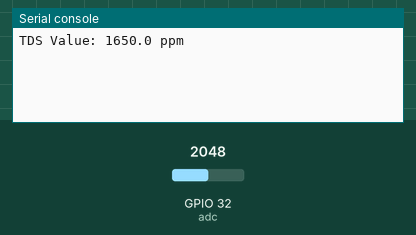
A program run on a simulated ESP32 board running MicroPython. Shown: the last lines printed to the serial console. Inputs (shaded band) come from the test bench; at power-on: GPIO 32 (adc) = 2048 (analog values on the 0–4095 scale).

Above: at 1.2 s.
1.3 s: GPIO 32 (adc) set to 2866
At 3.0 s:
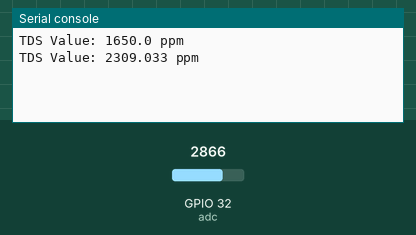
4.0 s: GPIO 32 (adc) set to 3603
At 4.6 s:
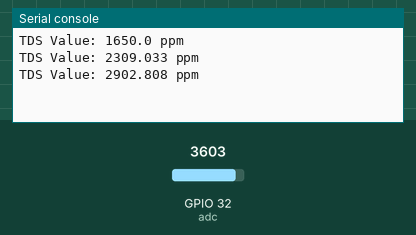
Timing chart, 0 to 7.0 s (numbered marks = the images above; inputs shaded):
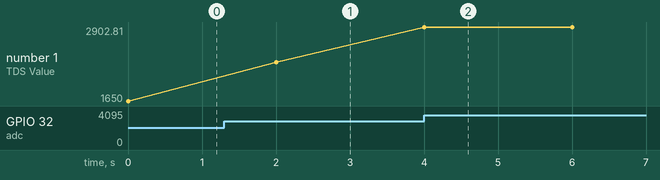

Measured:
- after the input at 1.3 s, the serial console: prints a new line after 0.70 s (image 1)
- after the input at 4.0 s, the serial console: prints a new line at once (image 2)
- plotted number 1: 1650 → 2309.03 after the input at 1.3 s, 2309.03 → 2902.81 after the input at 4.0 s

The program:

main.py
```python
from machine import ADC, Pin
import time

# Initialize ADC
adc = ADC(Pin(32))  # Change the pin number based on your connection
adc.atten(ADC.ATTN_11DB)  # Set the attenuation for full range of sensor

def read_tds():
    # Read the analog value
    analog_value = adc.read()

    # Convert the analog value to TDS value
    # The conversion depends on the specific sensor and its calibration.
    # The following is a generic formula and might need adjustment.
    tds_value = analog_value * (3.3 / 4096) * 1000
    return tds_value

while True:
    tds = read_tds()
    print("TDS Value:", tds, "ppm")
    time.sleep(2)
```
